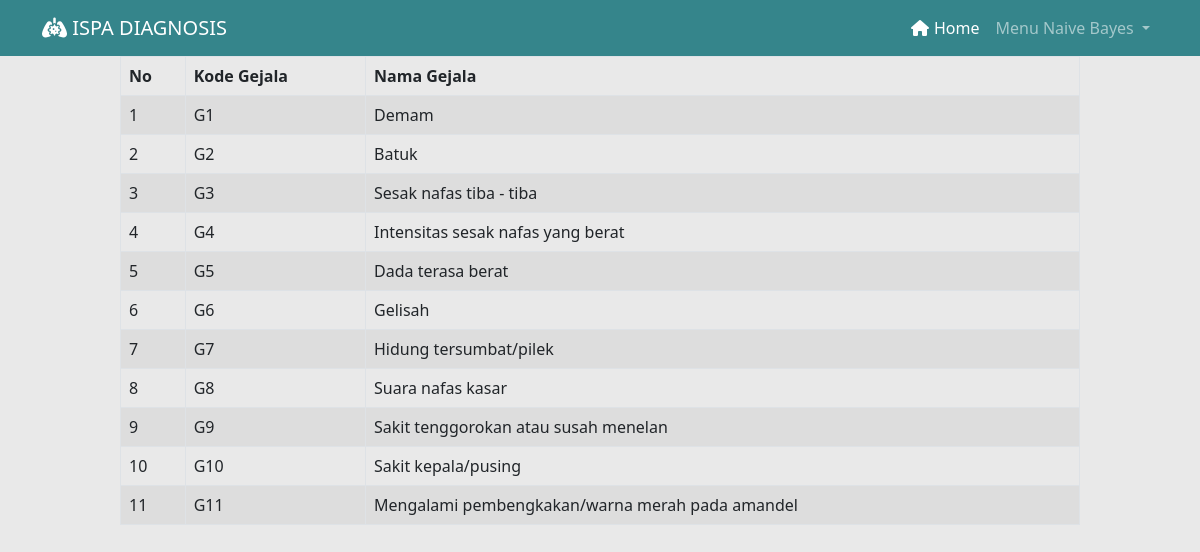
Screenshot of /gejala.php with the database file from the repository.
### tables this page shows
CREATE TABLE `gejala` (
  `no` int NOT NULL,
  `id_gejala` varchar(25) NOT NULL,
  `nama_gejala` varchar(250) NOT NULL
);

### gejala.php (the view, shortened to what this page needs)
<?php
include 'koneksi.php';
$query = mysqli_query($koneksi, "SELECT * FROM gejala");
?>
<html lang="en">
<head>
    <link href="https://cdn.jsdelivr.net/npm/bootstrap@5.2.3/dist/css/bootstrap.min.css" rel="stylesheet"
>
    <link rel="stylesheet" href="https://cdnjs.cloudflare.com/ajax/libs/font-awesome/6.2.1/css/all.min.css">
</head>
<body>
    <nav class="navbar navbar-expand-lg navbar-dark" style="background-color: #35858B;">
        <div class="container">
            <a class="navbar-brand" href="index.php"><i class="fa-solid fa-lungs-virus"></i> ISPA DIAGNOSIS</a>
            <div class="collapse navbar-collapse" id="navbarNavAltMarkup">
                <ul class="navbar-nav ms-auto">
                    <li class="nav-item">
                        <a class="nav-link active" aria-current="page" href="index.php"><i class="fa-solid fa-house"
                                style="margin-right:5px ;"></i>Home</a>
                    </li>
                    <li class="nav-item dropdown">
                        <a class="nav-link dropdown-toggle" href="#" role="button" data-bs-toggle="dropdown"
                            aria-expanded="false">
                            Menu Naive Bayes
                        </a>
                    </li>
                </ul>
            </div>
        </div>
    </nav>
    <div class="h-50 mx-auto" style="width: 80%;">
        <table class="table table-striped table-bordered" cellspacing="0" width="100%">
            <thead>
                <tr>
                    <th class="th-sm">No
                    </th>
                    <th class="th-sm">Kode Gejala
                    </th>
                    <th class="th-sm">Nama Gejala
                    </th>
                </tr>
            </thead>
            <tbody>
                <?php
                    $a = 0;
                    while ($db_row = mysqli_fetch_array($query)) {
                    ?>
                <tr>
                    <td>
                        <?php echo $a + 1; ?>
                    </td>
                    <td>
                        <?php echo $db_row["id_gejala"]; ?>
                    </td>
                    <td>
                        <?php echo $db_row["nama_gejala"]; ?>
                    </td>
                </tr>
                <?php
                        $a++;
                    }
                    ?>
            </tbody>
        </table>
    </div>
</body>
</html>

### gejala.php (style rules this page uses)
body { background-color: rgb(233, 233, 233); box-sizing: border-box; }

### rows the page displays
gejala: id_gejala "G1", nama_gejala "Demam"
gejala: id_gejala "G2", nama_gejala "Batuk"
gejala: id_gejala "G3", nama_gejala "Sesak nafas tiba - tiba"
gejala: id_gejala "G4", nama_gejala "Intensitas sesak nafas yang berat"
gejala: id_gejala "G5", nama_gejala "Dada terasa berat"
gejala: id_gejala "G6", nama_gejala "Gelisah"
gejala: id_gejala "G7", nama_gejala "Hidung tersumbat/pilek"
gejala: id_gejala "G8", nama_gejala "Suara nafas kasar"
gejala: id_gejala "G9", nama_gejala "Sakit tenggorokan atau susah menelan"
gejala: id_gejala "G10", nama_gejala "Sakit kepala/pusing"
gejala: id_gejala "G11", nama_gejala "Mengalami pembengkakan/warna merah pada amandel"
